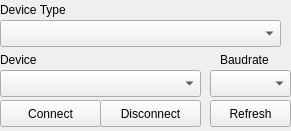
<?xml version="1.0" encoding="UTF-8"?>
<ui version="4.0">
 <class>DeviceConfiguration</class>
 <widget class="QWidget" name="DeviceConfiguration">
  <property name="geometry">
   <rect>
    <x>0</x>
    <y>0</y>
    <width>291</width>
    <height>131</height>
   </rect>
  </property>
  <property name="windowTitle">
   <string>Form</string>
  </property>
  <property name="autoFillBackground">
   <bool>true</bool>
  </property>
  <widget class="QComboBox" name="devices_cb">
   <property name="geometry">
    <rect>
     <x>0</x>
     <y>70</y>
     <width>201</width>
     <height>27</height>
    </rect>
   </property>
  </widget>
  <widget class="QComboBox" name="baudrates_cb">
   <property name="geometry">
    <rect>
     <x>210</x>
     <y>70</y>
     <width>81</width>
     <height>27</height>
    </rect>
   </property>
  </widget>
  <widget class="QLabel" name="device_label">
   <property name="geometry">
    <rect>
     <x>0</x>
     <y>50</y>
     <width>76</width>
     <height>19</height>
    </rect>
   </property>
   <property name="text">
    <string>Device</string>
   </property>
  </widget>
  <widget class="QLabel" name="baudrate_label">
   <property name="geometry">
    <rect>
     <x>220</x>
     <y>50</y>
     <width>76</width>
     <height>19</height>
    </rect>
   </property>
   <property name="text">
    <string>Baudrate</string>
   </property>
  </widget>
  <widget class="QPushButton" name="refresh_btn">
   <property name="geometry">
    <rect>
     <x>210</x>
     <y>100</y>
     <width>81</width>
     <height>27</height>
    </rect>
   </property>
   <property name="text">
    <string>Refresh</string>
   </property>
  </widget>
  <widget class="QPushButton" name="connect_btn">
   <property name="geometry">
    <rect>
     <x>0</x>
     <y>100</y>
     <width>101</width>
     <height>27</height>
    </rect>
   </property>
   <property name="text">
    <string>Connect</string>
   </property>
  </widget>
  <widget class="QPushButton" name="disconnect_btn">
   <property name="geometry">
    <rect>
     <x>100</x>
     <y>100</y>
     <width>101</width>
     <height>27</height>
    </rect>
   </property>
   <property name="text">
    <string>Disconnect</string>
   </property>
  </widget>
  <widget class="QComboBox" name="types_cb">
   <property name="geometry">
    <rect>
     <x>0</x>
     <y>20</y>
     <width>281</width>
     <height>27</height>
    </rect>
   </property>
  </widget>
  <widget class="QLabel" name="type_label">
   <property name="geometry">
    <rect>
     <x>0</x>
     <y>0</y>
     <width>141</width>
     <height>19</height>
    </rect>
   </property>
   <property name="text">
    <string>Device Type</string>
   </property>
  </widget>
 </widget>
 <resources/>
 <connections/>
</ui>
